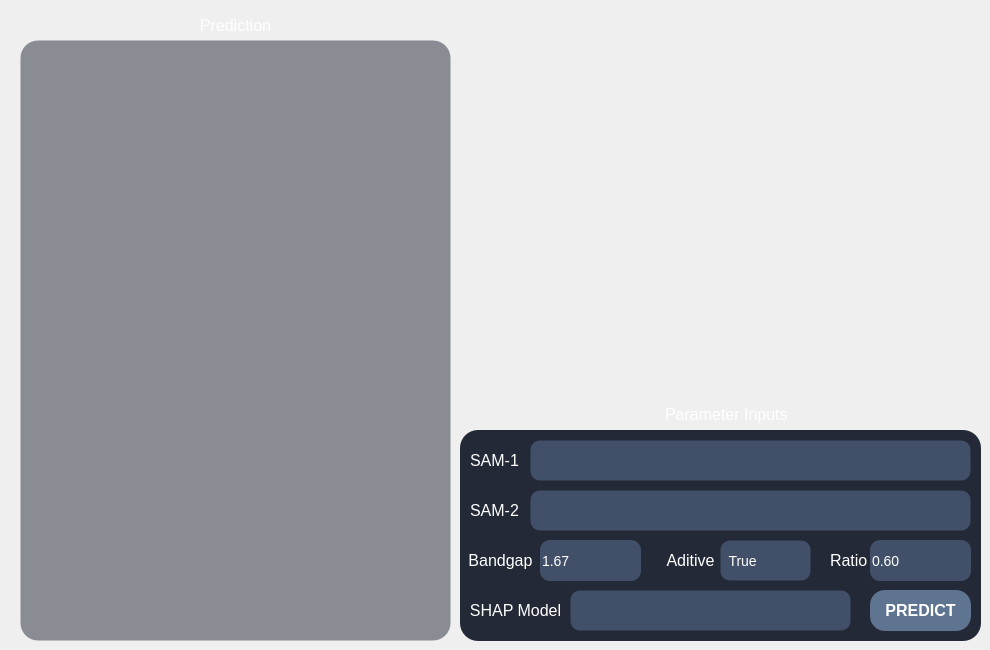
     <widget class="QWidget" name="pg_pred">
      <widget class="QGraphicsView" name="gvw_pred_waterfall">
       <property name="geometry">
        <rect>
         <x>20</x>
         <y>40</y>
         <width>431</width>
         <height>601</height>
        </rect>
       </property>
       <property name="font">
        <font>
         <family>Arial</family>
         <pointsize>-1</pointsize>
         <italic>false</italic>
         <bold>false</bold>
        </font>
       </property>
       <property name="styleSheet">
        <string notr="true">QGraphicsView
{
    background-color: rgba(35, 41, 54, 0.5);
    border: 1px solid transparent;
    border-radius: 18px;
    padding: 4px;                    
    font: 12pt &quot;Arial&quot;;
    font-size: 14px;
    color: rgb(255, 255, 255);
}

QGraphicsView {
    background-color: rgba(35, 41, 54, 0.5);
    border: 1px solid transparent;
    border-radius: 18px;
    font: 12pt &quot;Arial&quot;;
    font-size: 14px;
    color: rgb(255, 255, 255);
}

QGraphicsView QScrollBar:vertical {
    width: 10px;
    background: rgba(35, 41, 54, 0.35);
    border-radius: 4px;
    margin: 2px 0px;
}
QGraphicsView QScrollBar::handle:vertical {
    background: rgba(150, 165, 190, 0.55);
    border-radius: 4px;
    min-height: 28px;
    margin: 1px;
}
QGraphicsView QScrollBar::handle:vertical:hover {
    background: rgba(120, 170, 230, 0.85);
}
QGraphicsView QScrollBar::handle:vertical:pressed {
    background: rgba(70, 130, 210, 1.0);
}

QGraphicsView QScrollBar::sub-line:vertical,
QGraphicsView QScrollBar::add-line:vertical {
    height: 0px;
    background: none;
}
QGraphicsView QScrollBar::sub-page:vertical,
QGraphicsView QScrollBar::add-page:vertical {
    background: none;
}

QGraphicsView QScrollBar:horizontal {
    height: 10px;
    background: rgba(35, 41, 54, 0.35);
    border-radius: 4px;
    margin: 0px 2px;
}
QGraphicsView QScrollBar::handle:horizontal {
    background: rgba(150, 165, 190, 0.55);
    border-radius: 4px;
    min-width: 28px;
    margin: 1px;
}
QGraphicsView QScrollBar::handle:horizontal:hover {
    background: rgba(120, 170, 230, 0.85);
}
QGraphicsView QScrollBar::handle:horizontal:pressed {
    background: rgba(70, 130, 210, 1.0);
}

QGraphicsView QScrollBar::sub-line:horizontal,
QGraphicsView QScrollBar::add-line:horizontal {
    width: 0px;
    background: none;
}
QGraphicsView QScrollBar::sub-page:horizontal,
QGraphicsView QScrollBar::add-page:horizontal {
    background: none;
}</string>
       </property>
      </widget>
      <widget class="QLabel" name="label_59">
       <property name="geometry">
        <rect>
         <x>180</x>
         <y>10</y>
         <width>111</width>
         <height>31</height>
        </rect>
       </property>
       <property name="font">
        <font>
         <family>Arial</family>
        </font>
       </property>
       <property name="styleSheet">
        <string notr="true">background:transparent;</string>
       </property>
       <property name="text">
        <string>&lt;html&gt;&lt;head/&gt;&lt;body&gt;&lt;p align=&quot;center&quot;&gt;&lt;span style=&quot; font-size:12pt; color:#ffffff;&quot;&gt;Prediction&lt;/span&gt;&lt;/p&gt;&lt;/body&gt;&lt;/html&gt;</string>
       </property>
      </widget>
      <widget class="QLabel" name="label_53">
       <property name="geometry">
        <rect>
         <x>665</x>
         <y>399</y>
         <width>131</width>
         <height>31</height>
        </rect>
       </property>
       <property name="font">
        <font>
         <family>Arial</family>
        </font>
       </property>
       <property name="styleSheet">
        <string notr="true">background:transparent;</string>
       </property>
       <property name="text">
        <string>&lt;html&gt;&lt;head/&gt;&lt;body&gt;&lt;p&gt;&lt;span style=&quot; font-size:12pt; color:#ffffff;&quot;&gt;Parameter Inputs&lt;/span&gt;&lt;/p&gt;&lt;/body&gt;&lt;/html&gt;</string>
       </property>
      </widget>
      <widget class="QFrame" name="frame_8">
       <property name="geometry">
        <rect>
         <x>460</x>
         <y>430</y>
         <width>521</width>
         <height>211</height>
        </rect>
       </property>
       <property name="styleSheet">
        <string notr="true">QFrame#frame_8 {
    background-color: #232936;
    border: 0px solid #4268a8;
    border-radius: 18px;
}</string>
       </property>
       <property name="frameShape">
        <enum>QFrame::Shape::StyledPanel</enum>
       </property>
       <property name="frameShadow">
        <enum>QFrame::Shadow::Raised</enum>
       </property>
       <widget class="QLabel" name="label_54">
        <property name="geometry">
         <rect>
          <x>10</x>
          <y>10</y>
          <width>51</width>
          <height>41</height>
         </rect>
        </property>
        <property name="font">
         <font>
          <family>Arial</family>
         </font>
        </property>
        <property name="styleSheet">
         <string notr="true">background:transparent;</string>
        </property>
        <property name="text">
         <string>&lt;html&gt;&lt;head/&gt;&lt;body&gt;&lt;p&gt;&lt;span style=&quot; font-size:12pt; color:#ffffff;&quot;&gt;SAM-1&lt;/span&gt;&lt;/p&gt;&lt;/body&gt;&lt;/html&gt;</string>
        </property>
       </widget>
       <widget class="QLabel" name="label_55">
        <property name="geometry">
         <rect>
          <x>10</x>
          <y>60</y>
          <width>51</width>
          <height>41</height>
         </rect>
        </property>
        <property name="font">
         <font>
          <family>Arial</family>
         </font>
        </property>
        <property name="styleSheet">
         <string notr="true">background:transparent;</string>
        </property>
        <property name="text">
         <string>&lt;html&gt;&lt;head/&gt;&lt;body&gt;&lt;p&gt;&lt;span style=&quot; font-size:12pt; color:#ffffff;&quot;&gt;SAM-2&lt;/span&gt;&lt;/p&gt;&lt;/body&gt;&lt;/html&gt;</string>
        </property>
       </widget>
       <widget class="QPlainTextEdit" name="txt_pred_sam_1">
        <property name="geometry">
         <rect>
          <x>70</x>
          <y>10</y>
          <width>441</width>
          <height>41</height>
         </rect>
        </property>
        <property name="styleSheet">
         <string notr="true">QPlainTextEdit,
QTextEdit
{
	font: 12pt &quot;Arial&quot;;
	background-color: rgba(66, 79, 104, 1);
	border: 1px solid transparent;
	border-radius: 10px;
	font-size: 14px;
	color: rgb(255, 255, 255);
	padding: 6px 6px;                   
	selection-background-color: #3478e8;
	selection-color: #ffffff;
}

QPlainTextEdit:hover,
QTextEdit:hover
{	
	border: 1px solid #3478e8;}

QPlainTextEdit:focus,
QTextEdit:focus
{
	border: 1px solid #3478e8;
}

QPlainTextEdit:disabled,
QTextEdit:disabled
{
	background-color: rgba(66, 79, 104, 0.35);
	color: #6b7280;
	border: 1px solid rgba(120, 130, 150, 0.2);
	selection-background-color: transparent;
}

QPlainTextEdit QScrollBar:vertical,
QTextEdit QScrollBar:vertical
{
	background: transparent;
	width: 10px;
	margin: 4px 2px 4px 0px;
	border: none;
}

QPlainTextEdit QScrollBar::handle:vertical,
QTextEdit QScrollBar::handle:vertical
{
	background: rgb(90, 105, 135);
	min-height: 24px;
	border-radius: 4px;
}

QPlainTextEdit QScrollBar::handle:vertical:hover,
QTextEdit QScrollBar::handle:vertical:hover
{
	background: rgb(120, 138, 172);
}

QPlainTextEdit QScrollBar::handle:vertical:pressed,
QTextEdit QScrollBar::handle:vertical:pressed
{
	background: #3478e8;
}

QPlainTextEdit QScrollBar::add-line:vertical,
QPlainTextEdit QScrollBar::sub-line:vertical,
QTextEdit QScrollBar::add-line:vertical,
QTextEdit QScrollBar::sub-line:vertical
{
	height: 0px;
	background: transparent;

width:0px;
border:none;}

QPlainTextEdit QScrollBar::add-page:vertical,
QPlainTextEdit QScrollBar::sub-page:vertical,
QTextEdit QScrollBar::add-page:vertical,
QTextEdit QScrollBar::sub-page:vertical
{
	background: transparent;
}

QPlainTextEdit QScrollBar:horizontal,
QTextEdit QScrollBar:horizontal
{
	background: transparent;
	height: 10px;
	margin: 0px 4px 2px 4px;
	border: none;
}

QPlainTextEdit QScrollBar::handle:horizontal,
QTextEdit QScrollBar::handle:horizontal
{
	background: rgb(90, 105, 135);
	min-width: 24px;
	border-radius: 4px;
}

QPlainTextEdit QScrollBar::handle:horizontal:hover,
QTextEdit QScrollBar::handle:horizontal:hover
{
	background: rgb(120, 138, 172);
}

QPlainTextEdit QScrollBar::handle:horizontal:pressed,
QTextEdit QScrollBar::handle:horizontal:pressed
{
	background: #3478e8;
}

QPlainTextEdit QScrollBar::add-line:horizontal,
QPlainTextEdit QScrollBar::sub-line:horizontal,
QTextEdit QScrollBar::add-line:horizontal,
QTextEdit QScrollBar::sub-line:horizontal
{
	width: 0px;
	background: transparent;

height:0px;
border:none;}

QPlainTextEdit QScrollBar::add-page:horizontal,
QPlainTextEdit QScrollBar::sub-page:horizontal,
QTextEdit QScrollBar::add-page:horizontal,
QTextEdit QScrollBar::sub-page:horizontal
{
	background: transparent;
}</string>
        </property>
       </widget>
       <widget class="QPlainTextEdit" name="txt_pred_sam_2">
        <property name="geometry">
         <rect>
          <x>70</x>
          <y>60</y>
          <width>441</width>
          <height>41</height>
         </rect>
        </property>
        <property name="styleSheet">
         <string notr="true">QPlainTextEdit,
QTextEdit
{
	font: 12pt &quot;Arial&quot;;
	background-color: rgba(66, 79, 104, 1);
	border: 1px solid transparent;
	border-radius: 10px;
	font-size: 14px;
	color: rgb(255, 255, 255);
	padding: 6px 6px;                   
	selection-background-color: #3478e8;
	selection-color: #ffffff;
}

QPlainTextEdit:hover,
QTextEdit:hover
{	
	border: 1px solid #3478e8;}

QPlainTextEdit:focus,
QTextEdit:focus
{
	border: 1px solid #3478e8;
}

QPlainTextEdit:disabled,
QTextEdit:disabled
{
	background-color: rgba(66, 79, 104, 0.35);
	color: #6b7280;
	border: 1px solid rgba(120, 130, 150, 0.2);
	selection-background-color: transparent;
}

QPlainTextEdit QScrollBar:vertical,
QTextEdit QScrollBar:vertical
{
	background: transparent;
	width: 10px;
	margin: 4px 2px 4px 0px;
	border: none;
}

QPlainTextEdit QScrollBar::handle:vertical,
QTextEdit QScrollBar::handle:vertical
{
	background: rgb(90, 105, 135);
	min-height: 24px;
	border-radius: 4px;
}

QPlainTextEdit QScrollBar::handle:vertical:hover,
QTextEdit QScrollBar::handle:vertical:hover
{
	background: rgb(120, 138, 172);
}

QPlainTextEdit QScrollBar::handle:vertical:pressed,
QTextEdit QScrollBar::handle:vertical:pressed
{
	background: #3478e8;
}

QPlainTextEdit QScrollBar::add-line:vertical,
QPlainTextEdit QScrollBar::sub-line:vertical,
QTextEdit QScrollBar::add-line:vertical,
QTextEdit QScrollBar::sub-line:vertical
{
	height: 0px;
	background: transparent;

width:0px;
border:none;}

QPlainTextEdit QScrollBar::add-page:vertical,
QPlainTextEdit QScrollBar::sub-page:vertical,
QTextEdit QScrollBar::add-page:vertical,
QTextEdit QScrollBar::sub-page:vertical
{
	background: transparent;
}

QPlainTextEdit QScrollBar:horizontal,
QTextEdit QScrollBar:horizontal
{
	background: transparent;
	height: 10px;
	margin: 0px 4px 2px 4px;
	border: none;
}

QPlainTextEdit QScrollBar::handle:horizontal,
QTextEdit QScrollBar::handle:horizontal
{
	background: rgb(90, 105, 135);
	min-width: 24px;
	border-radius: 4px;
}

QPlainTextEdit QScrollBar::handle:horizontal:hover,
QTextEdit QScrollBar::handle:horizontal:hover
{
	background: rgb(120, 138, 172);
}

QPlainTextEdit QScrollBar::handle:horizontal:pressed,
QTextEdit QScrollBar::handle:horizontal:pressed
{
	background: #3478e8;
}

QPlainTextEdit QScrollBar::add-line:horizontal,
QPlainTextEdit QScrollBar::sub-line:horizontal,
QTextEdit QScrollBar::add-line:horizontal,
QTextEdit QScrollBar::sub-line:horizontal
{
	width: 0px;
	background: transparent;

height:0px;
border:none;}

QPlainTextEdit QScrollBar::add-page:horizontal,
QPlainTextEdit QScrollBar::sub-page:horizontal,
QTextEdit QScrollBar::add-page:horizontal,
QTextEdit QScrollBar::sub-page:horizontal
{
	background: transparent;
}</string>
        </property>
       </widget>
       <widget class="QLabel" name="label_56">
        <property name="geometry">
         <rect>
          <x>370</x>
          <y>110</y>
          <width>41</width>
          <height>41</height>
         </rect>
        </property>
        <property name="font">
         <font>
          <family>Arial</family>
         </font>
        </property>
        <property name="styleSheet">
         <string notr="true">background:transparent;</string>
        </property>
        <property name="text">
         <string>&lt;html&gt;&lt;head/&gt;&lt;body&gt;&lt;p align=&quot;center&quot;&gt;&lt;span style=&quot; font-size:12pt; color:#ffffff;&quot;&gt;Ratio &lt;/span&gt;&lt;/p&gt;&lt;/body&gt;&lt;/html&gt;</string>
        </property>
       </widget>
       <widget class="QDoubleSpinBox" name="dsp_pred_ratio">
        <property name="geometry">
         <rect>
          <x>410</x>
          <y>110</y>
          <width>101</width>
          <height>41</height>
         </rect>
        </property>
        <property name="styleSheet">
         <string notr="true">QSpinBox,
QDoubleSpinBox
{
	font: 12pt &quot;Arial&quot;;
    background-color: rgba(66, 79, 104, 1);
border: 0px solid #e2e4e8;
border-radius:10px;
font-size:14px;
color:;
	color: rgb(255, 255, 255);
padding-right:0px;
}
QSpinBox::up-button,
QDoubleSpinBox::up-button
{
subcontrol-origin: border;
subcontrol-position: top right;
border-radius:10px;
width: 25px;
height: 20px;
}

QSpinBox::down-button,
QDoubleSpinBox::down-button
{
subcontrol-origin: border;
subcontrol-position: bottom right;
border-radius:10px;
width: 25px;
height: 20px;
}

QSpinBox:hover,
QDoubleSpinBox:hover
{
	border: 1px solid #3478e8;
}

QSpinBox:focus,
QDoubleSpinBox:focus
{
border:1px solid #3478e8;
}
QSpinBox:disabled,
QDoubleSpinBox:disabled
{
background-color:#f6f7f9;
color:#9498a0;
}

QSpinBox::up-arrow,
QDoubleSpinBox::up-arrow
{
image:url(:/icons/up_arrow.svg);
width:18px;
height:18px;

}

QSpinBox::down-arrow,
QDoubleSpinBox::down-arrow
{
image:url(:/icons/down_arrow.svg);
width:18px;
height:18px;
}

QSpinBox::up-button:hover,
QDoubleSpinBox::up-button:hover
{
background-color:rgb(37, 52, 81);
border-radius:10px;

}
QSpinBox::up-button:pressed,
QDoubleSpinBox::up-button:pressed
{
background-color:rgb(204, 204, 204);
border-radius:10px;

}
QSpinBox::up-button:disabled,
QDoubleSpinBox::up-button:disabled
{
background-color:transparent;
border-radius:10px;

}

QSpinBox::down-button:hover,
QDoubleSpinBox::down-button:hover
{
background-color:rgb(37, 52, 81);
border-radius:10px;

}
QSpinBox::down-button:pressed,
QDoubleSpinBox::down-button:pressed
{
background-color:rgb(204, 204, 204);
border-radius:10px;

}
QSpinBox::down-button:disabled,
QDoubleSpinBox::down-button:disabled
{
background-color:transparent;
border-radius:10px;

}
</string>
        </property>
        <property name="minimum">
         <double>0.000000000000000</double>
        </property>
        <property name="maximum">
         <double>1.000000000000000</double>
        </property>
        <property name="singleStep">
         <double>0.100000000000000</double>
        </property>
        <property name="value">
         <double>0.600000000000000</double>
        </property>
       </widget>
       <widget class="QLabel" name="label_57">
        <property name="geometry">
         <rect>
          <x>0</x>
          <y>110</y>
          <width>81</width>
          <height>41</height>
         </rect>
        </property>
        <property name="font">
         <font>
          <family>Arial</family>
         </font>
        </property>
        <property name="styleSheet">
         <string notr="true">background:transparent;</string>
        </property>
        <property name="text">
         <string>&lt;html&gt;&lt;head/&gt;&lt;body&gt;&lt;p align=&quot;center&quot;&gt;&lt;span style=&quot; font-size:12pt; color:#ffffff;&quot;&gt;Bandgap&lt;/span&gt;&lt;/p&gt;&lt;/body&gt;&lt;/html&gt;</string>
        </property>
       </widget>
       <widget class="QDoubleSpinBox" name="dsp_pred_bandgap">
        <property name="geometry">
         <rect>
          <x>80</x>
          <y>110</y>
          <width>101</width>
          <height>41</height>
         </rect>
        </property>
        <property name="styleSheet">
         <string notr="true">QSpinBox,
QDoubleSpinBox
{
	font: 12pt &quot;Arial&quot;;
    background-color: rgba(66, 79, 104, 1);
border: 0px solid #e2e4e8;
border-radius:10px;
font-size:14px;
color:;
	color: rgb(255, 255, 255);
padding-right:0px;
}
QSpinBox::up-button,
QDoubleSpinBox::up-button
{
subcontrol-origin: border;
subcontrol-position: top right;
border-radius:10px;
width: 25px;
height: 20px;
}

QSpinBox::down-button,
QDoubleSpinBox::down-button
{
subcontrol-origin: border;
subcontrol-position: bottom right;
border-radius:10px;
width: 25px;
height: 20px;
}

QSpinBox:hover,
QDoubleSpinBox:hover
{
	border: 1px solid #3478e8;
}

QSpinBox:focus,
QDoubleSpinBox:focus
{
border:1px solid #3478e8;
}
QSpinBox:disabled,
QDoubleSpinBox:disabled
{
background-color:#f6f7f9;
color:#9498a0;
}

QSpinBox::up-arrow,
QDoubleSpinBox::up-arrow
{
image:url(:/icons/up_arrow.svg);
width:18px;
height:18px;

}

QSpinBox::down-arrow,
QDoubleSpinBox::down-arrow
{
image:url(:/icons/down_arrow.svg);
width:18px;
height:18px;
}

QSpinBox::up-button:hover,
QDoubleSpinBox::up-button:hover
{
background-color:rgb(37, 52, 81);
border-radius:10px;

}
QSpinBox::up-button:pressed,
QDoubleSpinBox::up-button:pressed
{
background-color:rgb(204, 204, 204);
border-radius:10px;

}
QSpinBox::up-button:disabled,
QDoubleSpinBox::up-button:disabled
{
background-color:transparent;
border-radius:10px;

}

QSpinBox::down-button:hover,
QDoubleSpinBox::down-button:hover
{
background-color:rgb(37, 52, 81);
border-radius:10px;

}
QSpinBox::down-button:pressed,
QDoubleSpinBox::down-button:pressed
{
background-color:rgb(204, 204, 204);
border-radius:10px;

}
QSpinBox::down-button:disabled,
QDoubleSpinBox::down-button:disabled
{
background-color:transparent;
border-radius:10px;

}
</string>
        </property>
        <property name="singleStep">
         <double>0.100000000000000</double>
        </property>
        <property name="value">
         <double>1.670000000000000</double>
        </property>
       </widget>
       <widget class="QLabel" name="label_58">
        <property name="geometry">
         <rect>
          <x>200</x>
          <y>110</y>
          <width>61</width>
          <height>41</height>
         </rect>
        </property>
        <property name="font">
         <font>
          <family>Arial</family>
         </font>
        </property>
        <property name="styleSheet">
         <string notr="true">background:transparent;</string>
        </property>
        <property name="text">
         <string>&lt;html&gt;&lt;head/&gt;&lt;body&gt;&lt;p align=&quot;center&quot;&gt;&lt;span style=&quot; font-size:12pt; color:#ffffff;&quot;&gt;Aditive&lt;/span&gt;&lt;/p&gt;&lt;/body&gt;&lt;/html&gt;</string>
        </property>
       </widget>
       <widget class="QComboBox" name="cmb_pred_additive">
        <property name="geometry">
         <rect>
          <x>260</x>
          <y>110</y>
          <width>91</width>
          <height>41</height>
         </rect>
        </property>
        <property name="font">
         <font>
          <family>Arial</family>
          <pointsize>-1</pointsize>
          <italic>false</italic>
          <bold>false</bold>
          <hintingpreference>PreferDefaultHinting</hintingpreference>
         </font>
        </property>
        <property name="styleSheet">
         <string notr="true">QLineEdit
{
	font: 12pt &quot;Arial&quot;;
	background-color: rgba(66, 79, 104, 1);
	border: 1px solid transparent;   
	border-radius: 10px;
	font-size: 14px;
	color: rgb(255, 255, 255);
	padding-left: 0px;            
	padding-right: 0px;
	min-height: 20px;
	selection-background-color: #3478e8;
	selection-color: #ffffff;
}

QLineEdit:hover
{
	background-color: rgb(74, 88, 115); 
	border: 1px solid #3478e8;

}

QLineEdit:focus
{
	border: 1px solid #3478e8;
}

QLineEdit:disabled
{
	background-color: #f6f7f9;
	color: #9498a0;
	border: 1px solid transparent;
}

QLineEdit[echoMode=&quot;2&quot;]  
{
	lineedit-password-character: 9679;
}

QComboBox
{
	font: 12pt &quot;Arial&quot;;
	background-color: rgba(66, 79, 104, 1);
	border: 1px solid transparent;
	border-radius: 10px;
	font-size: 14px;
	color: rgb(255, 255, 255);
	padding-left: 0px;
	padding-right: 0px;           
	min-height: 20px;
}

QComboBox:hover
{
	background-color: rgb(74, 88, 115);  
	border: 1px solid #3478e8;}

QComboBox:focus
{
	border: 1px solid #3478e8;
}

QComboBox:disabled
{
	background-color: #f6f7f9;
	color: #9498a0;
	border: 1px solid transparent;
}

QComboBox::drop-down
{
	subcontrol-origin: padding;
	subcontrol-position: center right;
	width: 28px;
	border: none;
	border-top-right-radius: 10px;
	border-bottom-right-radius: 10px;
	background: transparent;
}

QComboBox::drop-down:hover
{
	background-color: rgb(37, 52, 81);
}

QComboBox::drop-down:pressed
{
	background-color: rgb(204, 204, 204);
}

QComboBox::down-arrow
{
	image: url(:/icons/down_arrow.svg);
	width: 14px;
	height: 14px;
}

QComboBox::down-arrow:disabled
{
	image: url(:/icons/down_arrow.svg);
	opacity: 0.4;
}

QComboBox QAbstractItemView,
QComboBox QLineEdit
{
	background-color: rgba(66, 79, 104, 1);
	color: rgb(255, 255, 255);
	border-radius: 10px;
	selection-background-color: #3478e8;
	selection-color: #ffffff;
}

QComboBox QAbstractItemView
{
	background-color: rgba(66, 79, 104, 1);
	color: rgb(255, 255, 255);
	border: 1px solid #3478e8;
	border-radius: 8px;
	selection-background-color: #3478e8;
	selection-color: #ffffff;
	outline: none;
	padding: 4px;
}

QComboBox QAbstractItemView::item
{
	min-height: 24px;
	padding-left: 8px;
	border-radius: 6px;
}

QComboBox QAbstractItemView::item:hover
{
	background-color: rgb(37, 52, 81);
}

QComboBox QAbstractItemView::item:selected
{
	background-color: #3478e8;
	color: #ffffff;
}
QComboBox QScrollBar:vertical {
    width:10px;
    background: rgba(35, 41, 54, 0.35);
    border-radius:4px;
    margin:2px 0px;
}
QComboBox QScrollBar::handle:vertical {
    background: rgba(150, 165, 190, 0.55);
    border-radius:4px;
    min-height:28px;
    margin:1px;
}
QComboBox QScrollBar::handle:vertical:hover {
    background: rgba(120, 170, 230, 0.85);  
}
QComboBox QScrollBar::handle:vertical:pressed {
    background: rgba(70, 130, 210, 1.0);   
}

QComboBox QScrollBar::sub-line:vertical,
QComboBox QScrollBar::add-line:vertical {
    height:0px;
background: none;
}
QComboBox QScrollBar::sub-page:vertical,
QComboBox QScrollBar::add-page:vertical {
    background:none;
}

QComboBox QScrollBar:horizontal {
    height:10px;
    background: rgba(35, 41, 54, 0.35);
    border-radius:4px;
    margin:0px 2px;
}
QComboBox QScrollBar::handle:horizontal {
    background: rgba(150, 165, 190, 0.55);
    border-radius:4px;
    min-width:28px;
    margin:1px;
}
QComboBox QScrollBar::handle:horizontal:hover {
    background: rgba(120, 170, 230, 0.85);
}
QComboBox QScrollBar::handle:horizontal:pressed {
    background: rgba(70, 130, 210, 1.0);
}

QComboBox QScrollBar::sub-line:horizontal,
QComboBox QScrollBar::add-line:horizontal {
    width:0px;
    background: none;

}
QComboBox QScrollBar::sub-page:horizontal,
QComboBox QScrollBar::add-page:horizontal {
    background:none;
}
</string>
        </property>
        <property name="editable">
         <bool>false</bool>
        </property>
        <property name="currentText">
         <string>  True</string>
        </property>
        <property name="placeholderText">
         <string/>
        </property>
        <item>
         <property name="text">
          <string>  True</string>
         </property>
        </item>
        <item>
         <property name="text">
          <string>  False</string>
         </property>
        </item>
       </widget>
       <widget class="QPushButton" name="btn_pred_run">
        <property name="geometry">
         <rect>
          <x>410</x>
          <y>160</y>
          <width>101</width>
          <height>41</height>
         </rect>
        </property>
        <property name="font">
         <font>
          <family>Arial</family>
          <pointsize>12</pointsize>
          <bold>true</bold>
         </font>
        </property>
        <property name="styleSheet">
         <string notr="true">    QPushButton {
        background-color: rgba(168, 208, 255, 0.45);
        border-radius: 15px;
        color: #ffffff;
        text-align: center;
    }
    QPushButton:hover   { background-color: #3b8bca; }
    QPushButton:pressed { background-color: #1b6bAA; padding-top:8px;
                          padding-left:2px; padding-bottom:2px; }
    QPushButton:disabled { background-color: rgba(66, 79, 104, 0.5); }
</string>
        </property>
        <property name="text">
         <string>PREDICT</string>
        </property>
        <property name="flat">
         <bool>false</bool>
        </property>
       </widget>
       <widget class="QComboBox" name="cmb_pred_shap_model">
        <property name="geometry">
         <rect>
          <x>110</x>
          <y>160</y>
          <width>281</width>
          <height>41</height>
         </rect>
        </property>
        <property name="font">
         <font>
          <family>Arial</family>
          <pointsize>-1</pointsize>
          <italic>false</italic>
          <bold>false</bold>
          <hintingpreference>PreferDefaultHinting</hintingpreference>
         </font>
        </property>
        <property name="styleSheet">
         <string notr="true">QLineEdit
{
	font: 12pt &quot;Arial&quot;;
	background-color: rgba(66, 79, 104, 1);
	border: 1px solid transparent;   
	border-radius: 10px;
	font-size: 14px;
	color: rgb(255, 255, 255);
	padding-left: 0px;            
	padding-right: 0px;
	min-height: 20px;
	selection-background-color: #3478e8;
	selection-color: #ffffff;
}

QLineEdit:hover
{
	background-color: rgb(74, 88, 115); 
	border: 1px solid #3478e8;

}

QLineEdit:focus
{
	border: 1px solid #3478e8;
}

QLineEdit:disabled
{
	background-color: #f6f7f9;
	color: #9498a0;
	border: 1px solid transparent;
}

QLineEdit[echoMode=&quot;2&quot;]  
{
	lineedit-password-character: 9679;
}

QComboBox
{
	font: 12pt &quot;Arial&quot;;
	background-color: rgba(66, 79, 104, 1);
	border: 1px solid transparent;
	border-radius: 10px;
	font-size: 14px;
	color: rgb(255, 255, 255);
	padding-left: 0px;
	padding-right: 0px;           
	min-height: 20px;
}

QComboBox:hover
{
	background-color: rgb(74, 88, 115);  
	border: 1px solid #3478e8;}

QComboBox:focus
{
	border: 1px solid #3478e8;
}

QComboBox:disabled
{
	background-color: #f6f7f9;
	color: #9498a0;
	border: 1px solid transparent;
}

QComboBox::drop-down
{
	subcontrol-origin: padding;
	subcontrol-position: center right;
	width: 28px;
	border: none;
	border-top-right-radius: 10px;
	border-bottom-right-radius: 10px;
	background: transparent;
}

QComboBox::drop-down:hover
{
	background-color: rgb(37, 52, 81);
}

QComboBox::drop-down:pressed
{
	background-color: rgb(204, 204, 204);
}

QComboBox::down-arrow
{
	image: url(:/icons/down_arrow.svg);
	width: 14px;
	height: 14px;
}

QComboBox::down-arrow:disabled
{
	image: url(:/icons/down_arrow.svg);
	opacity: 0.4;
}

QComboBox QAbstractItemView,
QComboBox QLineEdit
{
	background-color: rgba(66, 79, 104, 1);
	color: rgb(255, 255, 255);
	border-radius: 10px;
	selection-background-color: #3478e8;
	selection-color: #ffffff;
}

QComboBox QAbstractItemView
{
	background-color: rgba(66, 79, 104, 1);
	color: rgb(255, 255, 255);
	border: 1px solid #3478e8;
	border-radius: 8px;
	selection-background-color: #3478e8;
	selection-color: #ffffff;
	outline: none;
	padding: 4px;
}

QComboBox QAbstractItemView::item
{
	min-height: 24px;
	padding-left: 8px;
	border-radius: 6px;
}

QComboBox QAbstractItemView::item:hover
{
	background-color: rgb(37, 52, 81);
}

QComboBox QAbstractItemView::item:selected
{
	background-color: #3478e8;
	color: #ffffff;
}
QComboBox QScrollBar:vertical {
    width:10px;
    background: rgba(35, 41, 54, 0.35);
    border-radius:4px;
    margin:2px 0px;
}
QComboBox QScrollBar::handle:vertical {
    background: rgba(150, 165, 190, 0.55);
    border-radius:4px;
    min-height:28px;
    margin:1px;
}
QComboBox QScrollBar::handle:vertical:hover {
    background: rgba(120, 170, 230, 0.85);  
}
QComboBox QScrollBar::handle:vertical:pressed {
    background: rgba(70, 130, 210, 1.0);   
}

QComboBox QScrollBar::sub-line:vertical,
QComboBox QScrollBar::add-line:vertical {
    height:0px;
background: none;
}
QComboBox QScrollBar::sub-page:vertical,
QComboBox QScrollBar::add-page:vertical {
    background:none;
}

QComboBox QScrollBar:horizontal {
    height:10px;
    background: rgba(35, 41, 54, 0.35);
    border-radius:4px;
    margin:0px 2px;
}
QComboBox QScrollBar::handle:horizontal {
    background: rgba(150, 165, 190, 0.55);
    border-radius:4px;
    min-width:28px;
    margin:1px;
}
QComboBox QScrollBar::handle:horizontal:hover {
    background: rgba(120, 170, 230, 0.85);
}
QComboBox QScrollBar::handle:horizontal:pressed {
    background: rgba(70, 130, 210, 1.0);
}

QComboBox QScrollBar::sub-line:horizontal,
QComboBox QScrollBar::add-line:horizontal {
    width:0px;
    background: none;

}
QComboBox QScrollBar::sub-page:horizontal,
QComboBox QScrollBar::add-page:horizontal {
    background:none;
}
</string>
        </property>
        <property name="editable">
         <bool>false</bool>
        </property>
        <property name="currentText">
         <string/>
        </property>
        <property name="placeholderText">
         <string/>
        </property>
       </widget>
       <widget class="QLabel" name="label_227">
        <property name="geometry">
         <rect>
          <x>0</x>
          <y>150</y>
          <width>111</width>
          <height>61</height>
         </rect>
        </property>
        <property name="font">
         <font>
          <family>Arial</family>
         </font>
        </property>
        <property name="styleSheet">
         <string notr="true">background:transparent;</string>
        </property>
        <property name="text">
         <string>&lt;html&gt;&lt;head/&gt;&lt;body&gt;&lt;p align=&quot;center&quot;&gt;&lt;span style=&quot; font-size:12pt; color:#ffffff;&quot;&gt;SHAP Model&lt;/span&gt;&lt;/p&gt;&lt;/body&gt;&lt;/html&gt;</string>
        </property>
       </widget>
      </widget>
      <widget class="QWidget" name="horizontalLayoutWidget">
       <property name="geometry">
        <rect>
         <x>450</x>
         <y>0</y>
         <width>531</width>
         <height>431</height>
        </rect>
       </property>
       <layout class="QHBoxLayout" name="lay_pred_mol_display"/>
      </widget>
     </widget>
